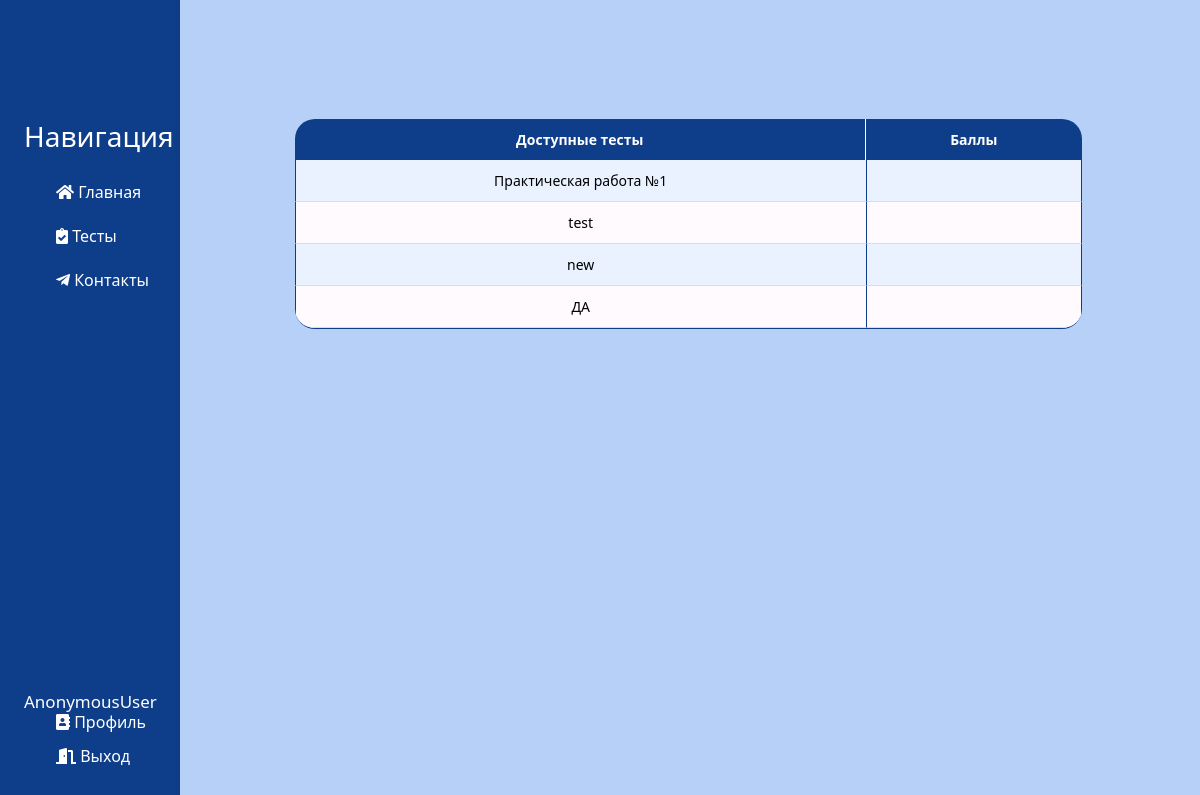
The page /tests/test_list/ on the database as committed earlier.
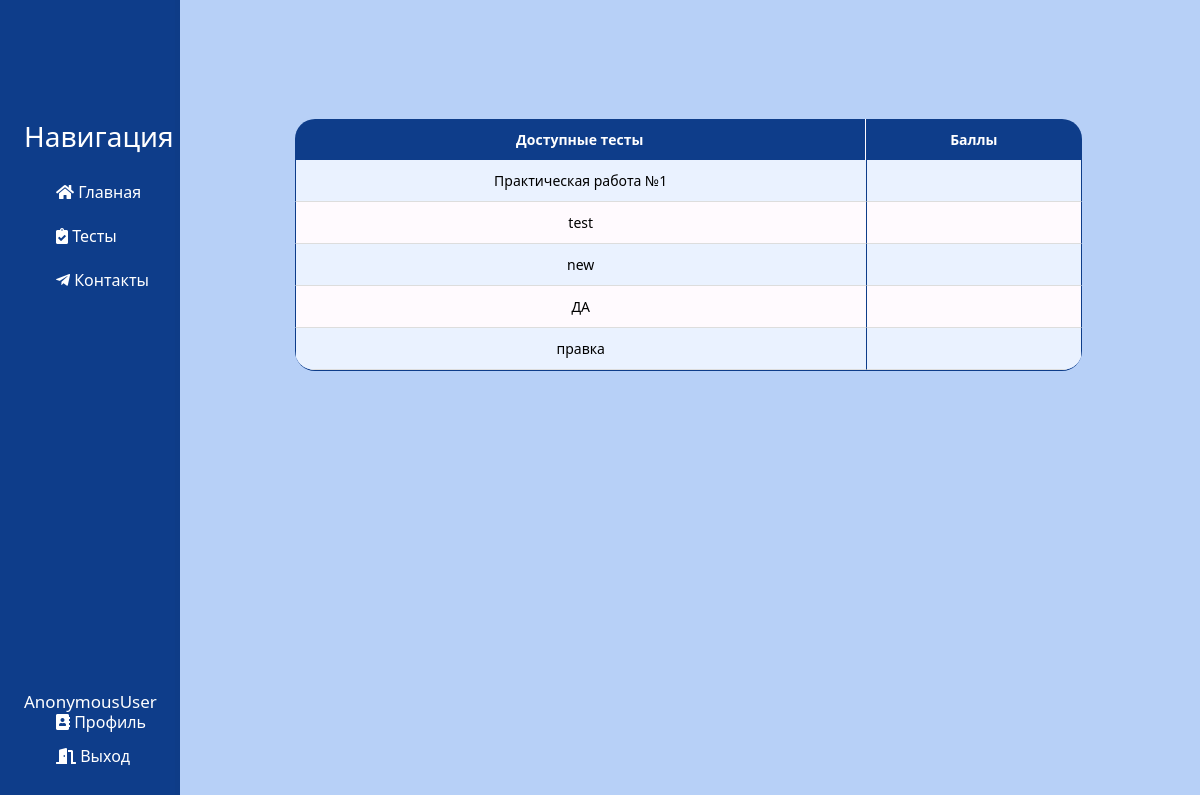
The same page on the database as committed later.
### tests/models.py (models this page shows, shortened)
class TestMake(models.Model):
    test_title = models.CharField('Название теста', max_length=100)
    class Meta:
        verbose_name = 'Тест'
        verbose_name_plural = 'Тесты'

### tests/views.py (the view)
# urls.py: path('test_list/', views.test_list, name='test_list'),
def test_list(request):
    tests = TestMake.objects.all()
    return render(request, 'tests/test_list.html', {'tests': tests})

### tests/templates/tests/test_list.html (shortened to what this page needs)
{% extends 'main/layout.html' %}
{% block content %}
    <div class="features">
        <table class="table">
            <thead>
                <tr>
                    <th>Доступные тесты</th>
                    <th>Баллы</th>
                </tr>
            </thead>
            <tbody>
                {% for test in tests %}
                    <tr>
                        <td><a href="{% url 'test_detail' test.id %}">{{ test.test_title }}</a></td>
                        <td>{{ test.points }}</td>
                    </tr>
                {% endfor %}
            </tbody>
        </table>
    </div>
{% endblock %}

Rows that differ between the two databases and show on the page:
added TestMake: test_title "правка"
